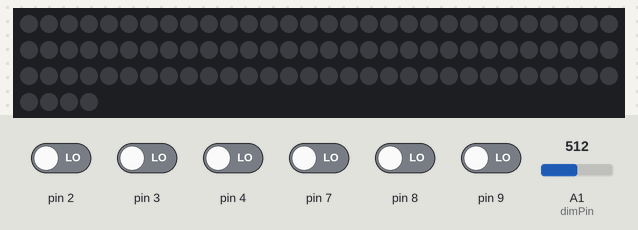
Recording of a sketch running on a simulated Arduino Uno, built with avr-gcc and run on an emulated ATmega328P. Parts: 94 RGB LEDs in strip order, left to right, continuing on the next row. The inputs (shaded band) are chosen by the test bench; at power-on: pin 2–4, pin 7–9 LOW, A1 (dimPin) = 512. Dim RGB values are drawn brighter than linear.

Above: at 1.2 s.
1.3 s: pin 2 driven HIGH
At 1.46 s:
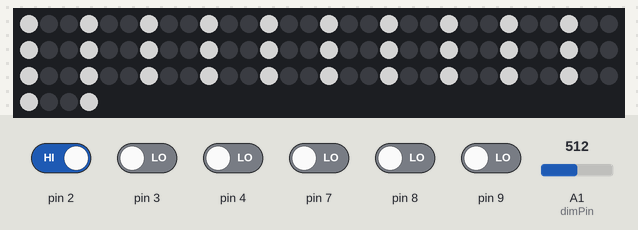
3.7 s: A1 (dimPin) set to 716
At 4.52 s:
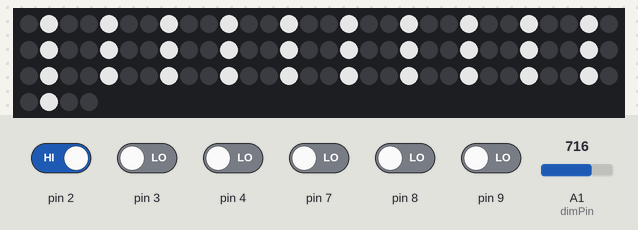
5.5 s: A1 (dimPin) set to 900
At 6.66 s:
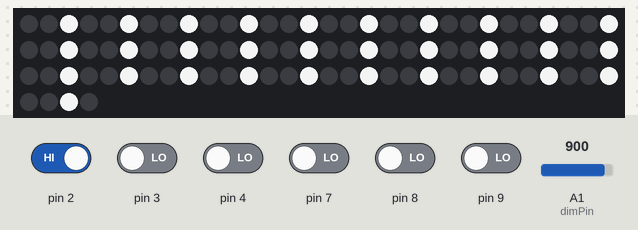
7.4 s: A1 (dimPin) set to 1023
At 7.89 s:
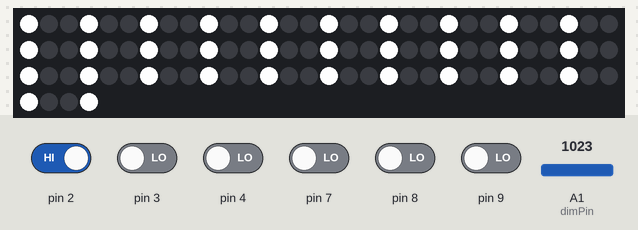
9.2 s: pin 2 driven LOW
At 10.2 s:
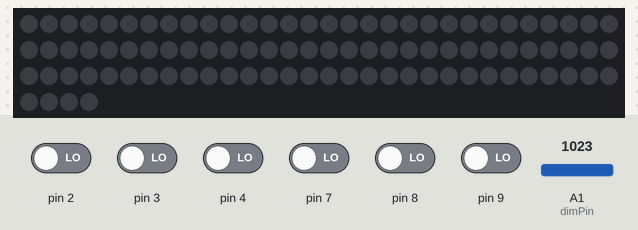
11.0 s: pin 3 driven HIGH
At 11.16 s:
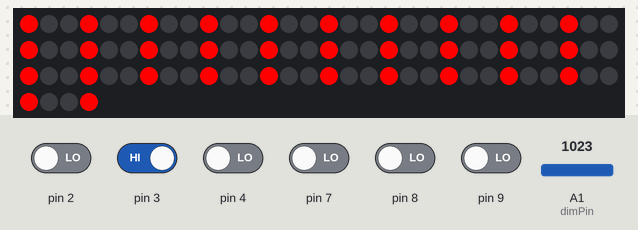
Timing chart, 0 to 14.0 s (numbered marks = the images above; inputs shaded):
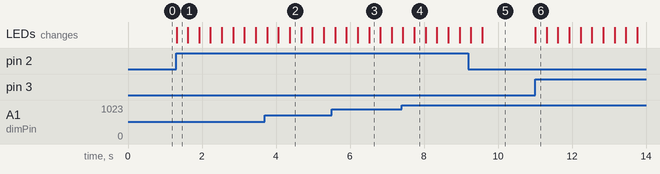

Measured:
- after the input at 1.3 s, the LEDs: change at once (image 1)
- after the input at 9.2 s, the LEDs: first differ from a run without the input after 0.38 s (image 5)
- after the input at 11.0 s, the LEDs: change at once (image 6)

The sketch:

LEDMask.ino
```cpp
#include <Adafruit_NeoPixel.h>

#define PIN 6

// Parameter 1 = number of pixels in strip
// Parameter 2 = Arduino pin number (most are valid)
// Parameter 3 = pixel type flags, add together as needed:
//   NEO_KHZ800  800 KHz bitstream (most NeoPixel products w/WS2812 LEDs)
//   NEO_KHZ400  400 KHz (classic 'v1' (not v2) FLORA pixels, WS2811 drivers)
//   NEO_GRB     Pixels are wired for GRB bitstream (most NeoPixel products)
//   NEO_RGB     Pixels are wired for RGB bitstream (v1 FLORA pixels, not v2)
Adafruit_NeoPixel strip = Adafruit_NeoPixel(94, PIN, NEO_GRB + NEO_KHZ800);

// IMPORTANT: To reduce NeoPixel burnout risk, add 1000 uF capacitor across
// pixel power leads, add 300 - 500 Ohm resistor on first pixel's data input
// and minimize distance between Arduino and first pixel.  Avoid connecting
// on a live circuit...if you must, connect GND first.

const uint32_t white = strip.Color(255, 255, 255);
const uint32_t red = strip.Color(255, 0, 0);
const uint32_t blue = strip.Color(0, 0, 255);
const uint32_t off = strip.Color(0, 0, 0);
uint8_t brightness = 255;
uint8_t dimPin = 1;
uint8_t potLevel = 0;      // doesn't need to be global?
uint8_t oldLevel = 0;
float scale = 1.0;
uint8_t dimLevel;


uint8_t switch2 = 0;
uint8_t switch3 = 0;
uint8_t switch4 = 0;
uint8_t switch7 = 0;
uint8_t switch8 = 0;
uint8_t switch9 = 0;


void setup() {
  pinMode(2, INPUT);
  pinMode(3, INPUT);
  pinMode(4, INPUT);
  pinMode(7, INPUT);
  pinMode(8, INPUT);
  pinMode(9, INPUT);
  //pinMode(13, OUTPUT);
  checkPot();
  strip.begin();
  strip.setBrightness(dimLevel);
  strip.show();                    // Initialize all pixels to 'off'
  //Serial.begin(9600);           // Useful for troubleshooting and debug - not needed for production version

}


uint8_t checkPot() {
  potLevel = map(analogRead(dimPin), 0, 1023, 1, 100);   // set dimmer level to number between 1 and 100
  if ((potLevel > oldLevel) || (potLevel < oldLevel)) {
    oldLevel = potLevel;                                 // store this so we can see if it's changed
    scale = potLevel * 0.01;                             // convert level into decimal
    dimLevel = 250 * scale;                              // and then dimLevel is what we use in setBrightness()
    return dimLevel;
    }
}


void pulse(uint32_t c) {
  uint8_t i, j;
  checkPot();
  float w = (map(dimLevel, 2, 250, 15, 1));

  for (i = 0; i <= strip.numPixels(); i++) {
    strip.setPixelColor(i, c);
  }

  for (j = dimLevel; j >= 1; j--) {
    strip.setBrightness(j);
    strip.show();
    delay(w);
  }
  delay(60);

  for (j = 1; j <= dimLevel; j++) {
    strip.setBrightness(j);
    strip.show();
    delay(w);
}
}


//############################___ TWINKLE ___################################
void twinkle(uint32_t c) {
//TODO: reduce brightness of white twinkle
  checkPot();
    for (uint8_t q=0; q < 3; q++) {
      strip.setBrightness(dimLevel);
      for (uint8_t i=0; i < strip.numPixels(); i=i+3) {
        strip.setPixelColor(i+q, c);                      //turn every third pixel on
      }
      strip.show();

      delay(300);

      for (uint8_t i=0; i < strip.numPixels(); i=i+3) {
        strip.setPixelColor(i+q, 0);                     //turn every third pixel off
      }
    }
}


//############################___ SOLID ___################################
void solid(uint32_t c) {           // Sets all pixels to same color, solid on.
  checkPot();
  for (int i=0; i<strip.numPixels(); i++) {
    strip.setPixelColor(i, c);
    strip.setBrightness(dimLevel);
  }
    strip.show();
}


//############################___ MAIN LOOP ___################################
void loop() {

switch2 = digitalRead(2);
switch3 = digitalRead(3);
switch4 = digitalRead(4);
switch7 = digitalRead(7);
switch8 = digitalRead(8);
switch9 = digitalRead(9);


if (switch2 == HIGH) {
   twinkle(white);
 //  Serial.println("Switch 2: white twinkle");  // Useful for troubleshooting and debug - not needed for production version
  }

else if (switch3 == HIGH) {
   twinkle(red);
 //  Serial.println("Switch 3: red twinkle");
  }

else if (switch4 == HIGH) {
   solid(red);
 //  Serial.println("Switch 4: red solid");
  }

else if (switch7 == HIGH) {
   solid(blue);
 //  Serial.println("Switch 7: blue solid");
  }

else if (switch8 == HIGH) {
   pulse(red);
  // Serial.println("Switch 8: pulse red");
  }

else if (switch9 == HIGH) {
   solid(off);
 //  Serial.println("Switch 9: off");
  }

else {
solid(off);
  }


}


/*
// Input a value 0 to 255 to get a color value.
// The colours are a transition r - g - b - back to r.
uint32_t Wheel(byte WheelPos) {
  if(WheelPos < 85) {
   return strip.Color(WheelPos * 3, 255 - WheelPos * 3, 0);
  } else if(WheelPos < 170) {
   WheelPos -= 85;
   return strip.Color(255 - WheelPos * 3, 0, WheelPos * 3);
  } else {
   WheelPos -= 170;
   return strip.Color(0, WheelPos * 3, 255 - WheelPos * 3);
  }
}
*/
```
